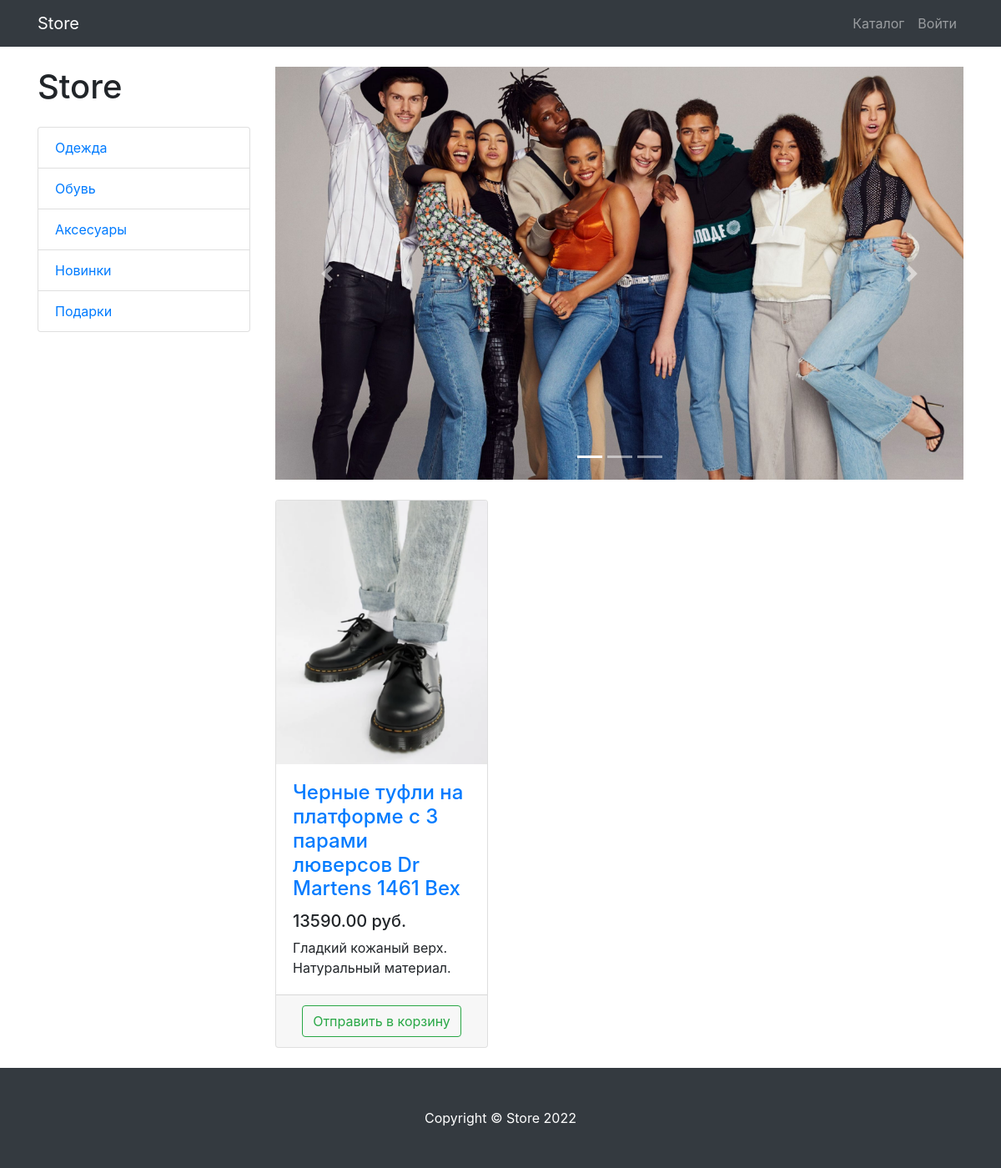
Screenshot of /products/category/2/ with the database file from the repository.
### products/models.py (models this page shows, shortened)
class ProductCategory(models.Model):
    name = models.CharField(max_length=128, unique=True)
    description = models.TextField(null=True, blank=True)
    class Meta:
        verbose_name = 'Категория'
        verbose_name_plural = 'Категории'

class Product(models.Model):
    name = models.CharField(max_length=256)
    description = models.TextField()
    price = models.DecimalField(max_digits=8, decimal_places=2)
    quantity = models.PositiveIntegerField(default=0)
    image = models.ImageField(upload_to='products_images')
    category = models.ForeignKey(to=ProductCategory, on_delete=models.PROTECT)
    class Meta:
        verbose_name = 'Продукт'
        verbose_name_plural = 'Продукты'

### products/views.py (the view)
# urls.py: path("", ProductsListView.as_view(), name="index"),
class ProductsListView(ListView):
    model = Product
    template_name = 'products/products.html'
    paginate_by = 3
    def get_queryset(self):
        queryset = super(ProductsListView, self).get_queryset()
        category_id = self.kwargs.get('category_id')
        return queryset.filter(category_id=category_id) if category_id else queryset
    def get_context_data(self, *, object_list=None, **kwargs):
        context = super(ProductsListView, self).get_context_data()
        context['title'] = 'Store - Каталог'
        context['categories'] = ProductCategory.objects.all()
        return context

### products/templates/products/products.html (shortened to what this page needs)
{% extends 'products/base.html' %}
{% block css %}
    <link href="/static/vendor/css/products.css" rel="stylesheet">
{% endblock %}
{% block content %}
    <div class="container">
        <div class="row">
            <div class="col-lg-3">
                <h1 class="my-4">Store</h1>
                <div class="list-group">
                    {% for category in categories %}
                        <a href="{% url 'products:category' category.id %}" class="list-group-item">
                            {{ category.name }}
                        </a>
                    {% endfor %}
                </div>
            </div>
            <div class="col-lg-9">
                <div id="carouselExampleIndicators" class="carousel slide my-4" data-ride="carousel">
                    <ol class="carousel-indicators">
                        <li data-target="#carouselExampleIndicators" data-slide-to="0" class="active"></li>
                        <li data-target="#carouselExampleIndicators" data-slide-to="1"></li>
                        <li data-target="#carouselExampleIndicators" data-slide-to="2"></li>
                    </ol>
                    <div class="carousel-inner" role="listbox">
                        <div class="carousel-item active">
                            <img class="d-block img-fluid" src="/static/vendor/img/slides/slide-1.jpg"
                                 alt="First slide">
                        </div>
                    </div>
                    <a class="carousel-control-prev" href="#carouselExampleIndicators" role="button" data-slide="prev">
                        <span class="carousel-control-prev-icon" aria-hidden="true"></span>
                    </a>
                    <a class="carousel-control-next" href="#carouselExampleIndicators" role="button" data-slide="next">
                        <span class="carousel-control-next-icon" aria-hidden="true"></span>
                    </a>
                </div>
                <div class="row">
                    {% for product in object_list %}
                        <div class="col-lg-4 col-md-6 mb-4">
                            <div class="card h-100">
                                <a href="#">
                                    <img class="card-img-top"
                                         src="{{ product.image.url }}"
                                         alt="">
                                </a>
                                <div class="card-body">
                                    <h4 class="card-title">
                                        <a href="#">{{ product.name }}</a>
                                    </h4>
                                    <h5>{{ product.price }} руб.</h5>
                                    <p class="card-text">{{ product.description }}</p>
                                </div>
                                <div class="card-footer text-center">
                                    <a class="btn btn-outline-success"
                                       href="{% url 'products:basket_add' product.id %}"
                                    >
                                        Отправить в корзину
                                    </a>
                                </div>
                            </div>
                        </div>
                    {% endfor %}
                </div>
            </div>
        </div>
    </div>
{% endblock %}
{% block footer %}
    <footer class="py-5 bg-dark">
        <div class="container">
            <p class="m-0 text-center text-white">Copyright &copy; Store 2022</p>
        </div>
    </footer>
{% endblock %}

### rows the page displays
ProductCategory: name "Одежда"
ProductCategory: name "Обувь"
ProductCategory: name "Аксесуары"
ProductCategory: name "Новинки"
ProductCategory: name "Подарки"
Product: image (picture), name "Черные туфли на платформе с 3 парами люверсов Dr Martens 1461 Bex", price "13590.00", description "Гладкий кожаный верх. Натуральный материал."
